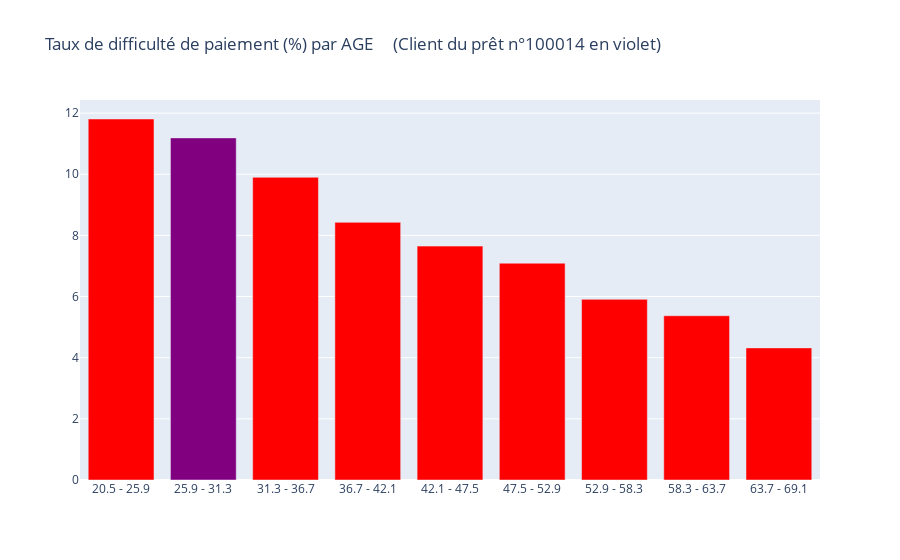

Notebook code for this chart:
### Code cell
var_groups = plot_bar_default(data, 'AGE', 100014, n_bins=10)

### Figure 1 — Plotly figure (JSON) as saved in the notebook; plotly's stock layout.template omitted (floating-point values rounded to 4 significant figures)
{"data": [{"marker": {"color": ["red", "purple", "red", "red", "red", "red", "red", "red", "red"]}, "type": "bar", "x": ["20.5 - 25.9", "25.9 - 31.3", "31.3 - 36.7", "36.7 - 42.1", "42.1 - 47.5", "47.5 - 52.9", "52.9 - 58.3", "58.3 - 63.7", "63.7 - 69.1"], "y": [11.81, 11.19, 9.901, 8.428, 7.65, 7.091, 5.909, 5.373, 4.321]}], "layout": {"title": {"text": "Taux de difficulté de paiement (%) par AGE     (Client du prêt n°100014 en violet)"}}}
